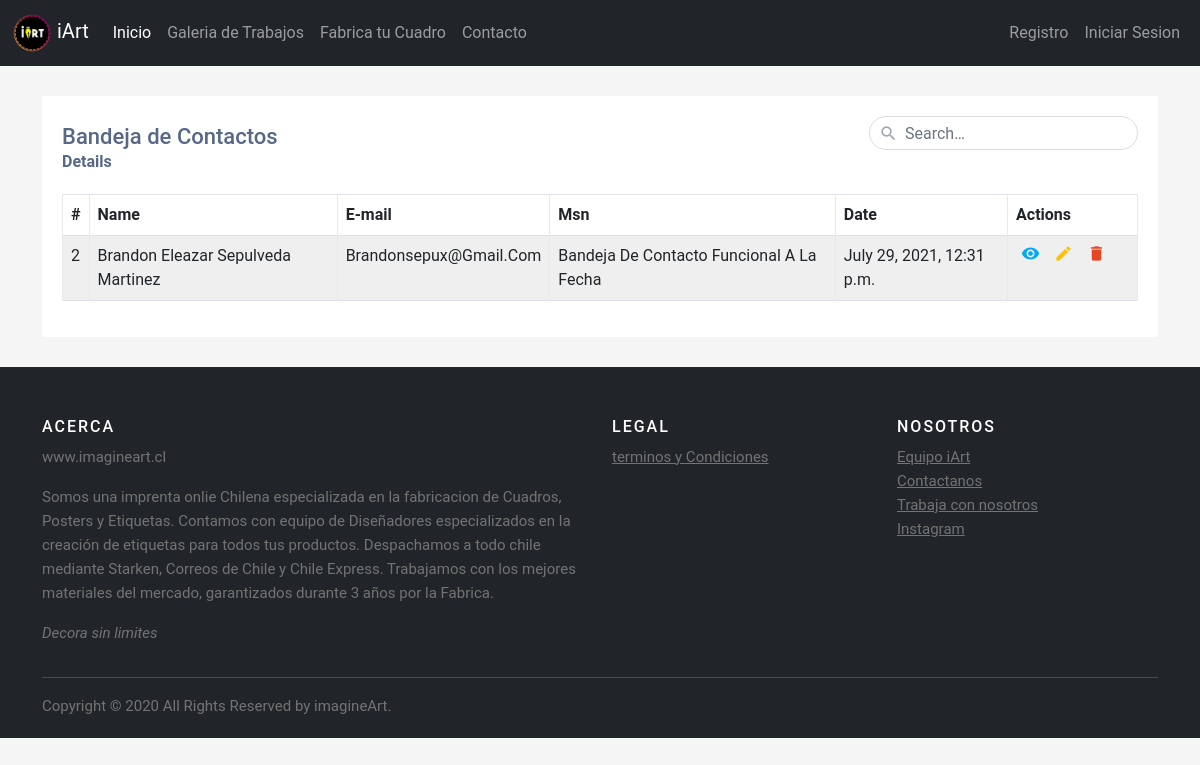
The page /contactcrud/ on the database its author committed.
### core/models.py (models this page shows, shortened)
class usercontact(models.Model):
    nameContact = models.CharField( max_length=50)
    email = models.CharField( max_length=50)
    msn = models.TextField( max_length=400)
    created_date = models.DateTimeField(default=timezone.now)

### core/views.py (the view)
# urls.py: path('contactcrud/', views.contactcrud, name= 'contactcrud'), #CONTACT CRUD
def contactcrud(request): #CONTACT CRUD
    contacts = usercontact.objects.all()
    data = {
        'entity' : contacts
    }
    return render(request, 'web/contactcrud.html', data)

### core/carprocess.py (called while the page is built)
def total_carrito(request):
    total = 0
    if request.user.is_authenticated:
        if "carrito" in request.session:
            for key, value in request.session["carrito"].items():
                total += int(value["acumulado"])
    return {"total_carrito" : total}

### core/templates/web/contactcrud.html (shortened to what this page needs)
{% extends 'web/base.html' %}
{% load static %}
{% block contenido %}
    {% block css %}
        <link rel="stylesheet" href="{% static 'app/css/style.css' %}">
        <link rel="stylesheet" href="{% static 'app/css/crud.css' %}">
    {% endblock css %}
    <div class="container-xl">
        <div class="table-responsive">
            <div class="table-wrapper">
                <div class="table-title">
                    <div class="row">
                        <div class="col-sm-8"><h2>Bandeja de Contactos </h2><b>Details</b></div>
                        <div class="col-sm-4">
                            <div class="search-box">
                                <i class="material-icons">&#xE8B6;</i>
                                <input type="text" class="form-control" placeholder="Search&hellip;">
                            </div>
                        </div>
                    </div>
                </div>
                <table class="table table-striped table-hover table-bordered">
                    <thead>
                        <tr>
                            <th>#</th>
                            <th>Name</th>
                            <th>E-mail</th>
                            <th>Msn</th>
                            <th>Date</th>
                            <th>Actions</th>
                        </tr>
                    </thead>
                    <tbody>
                        {% for p in entity %}
                            <tr>
                                <td>{{p.id | title}}</td>
                                <td>{{p.nameContact | title}}</td>
                                <td>{{p.email | title}}</td>
                                <td>{{p.msn | title}}</td>
                                <td>{{p.created_date}}</td>
                                <td>
                                    <a href="#" class="view" title="View" data-toggle="tooltip"><i class="material-icons">&#xE417;</i></a>
                                    <a href="{% url 'editContact' p.id%}" class="edit" title="Edit" data-toggle="tooltip"><i class="material-icons">&#xE254;</i></a>
                                    <a href="{% url 'deleteContact' p.id%}" class="delete" title="Delete" data-toggle="tooltip"><i class="material-icons">&#xE872;</i></a>
                                </td>
                            </tr>
                        {% endfor %}
                    </tbody>
                </table>
            </div>
        </div>
    </div>
{% endblock contenido %}

### core/static/app/css/style.css (style rules this page uses)
body { background-color: #000000; }

### core/static/app/css/crud.css (style rules this page uses)
body { color: #566787; background: #f5f5f5; font-family: 'Roboto', sans-serif; }
.table-responsive { margin: 30px 0; }
.table-wrapper { min-width: 1000px; background: #fff; padding: 20px; box-shadow: 0 1px 1px rgba(0,0,0,.05); }
.table-title { padding-bottom: 10px; margin: 0 0 10px; min-width: 100%; }
.table-title h2 { margin: 8px 0 0; font-size: 22px; }
.search-box { position: relative; float: right; }
.search-box input { height: 34px; border-radius: 20px; padding-left: 35px; border-color: #ddd; box-shadow: none; }
.search-box i { color: #a0a5b1; position: absolute; font-size: 19px; top: 8px; left: 10px; }
table.table tr th, table.table tr td { border-color: #e9e9e9; }
table.table-striped tbody tr:nth-of-type(odd) { background-color: #fcfcfc; }
table.table td:last-child { width: 130px; }
table.table td a { color: #a0a5b1; display: inline-block; margin: 0 5px; }
table.table td a.view { color: #03A9F4; }
table.table td a.edit { color: #FFC107; }
table.table td a.delete { color: #E34724; }
table.table td i { font-size: 19px; }

### rows shown on the page
usercontact: id "2", nameContact "Brandon Eleazar Sepulveda Martinez", email "Brandonsepux@Gmail.Com", msn "Bandeja De Contacto Funcional A La Fecha", created_date "July 29, 2021, 12:31 p.m."
